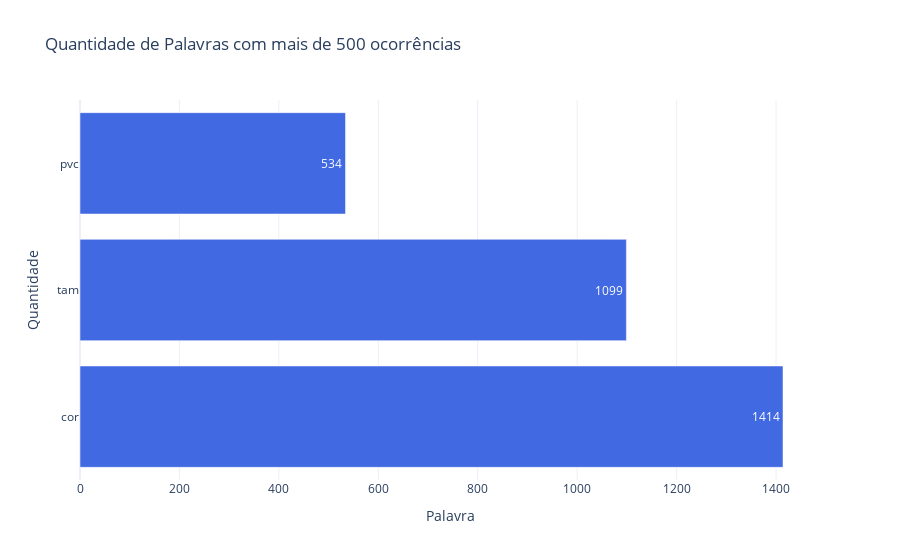
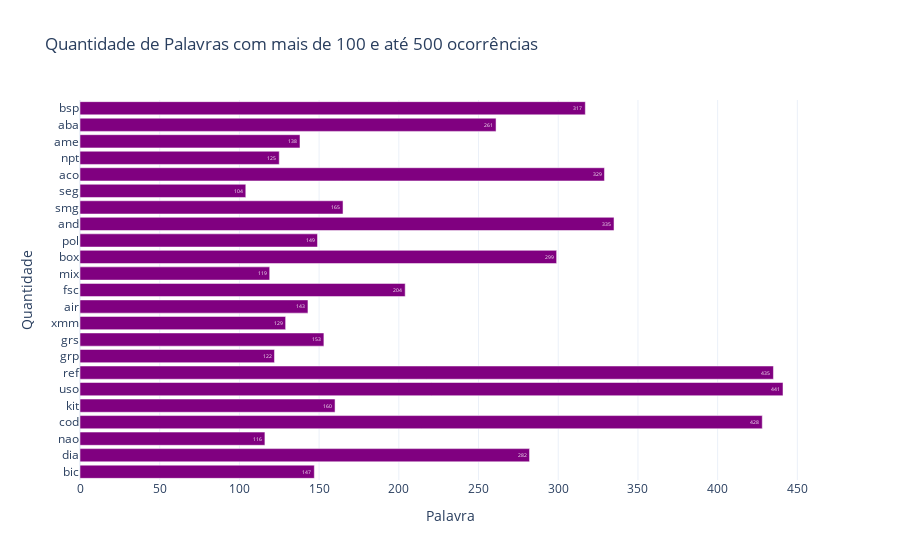
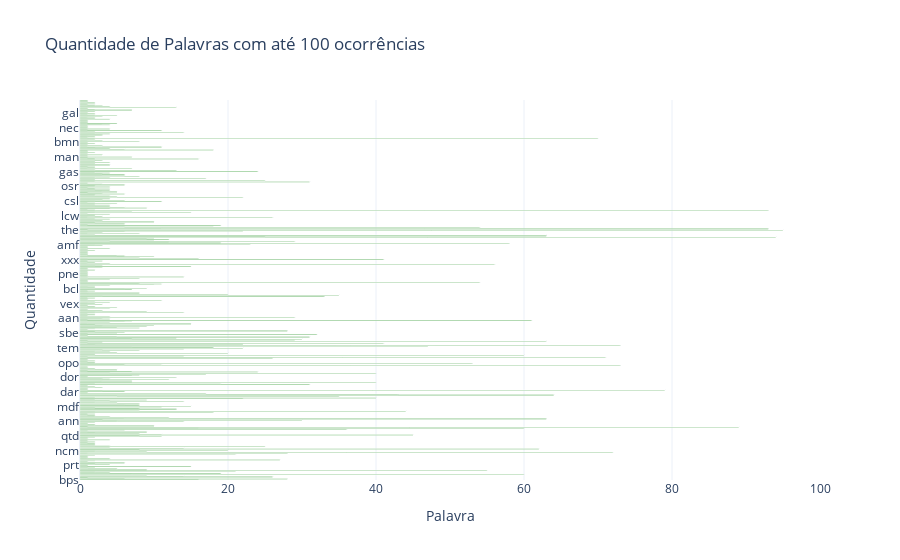

The notebook cell these images were saved under, in order:
### Code cell
df = pd.read_csv(r'data/dfPreProcessado.csv')
from collections import Counter
# Função para contar palavras de até 3 caracteres
def contar_palavras_ate_3_caracteres(texto):
    palavras = texto.lower().split()
    palavras_ate_3 = [palavra for palavra in palavras if len(palavra) == 3]
    return Counter(palavras_ate_3)


# Calcular a contagem de palavras de até 3 caracteres em todas as descrições
contagem_palavras = Counter()
for descricao in df['descricao']:
    contagem_palavras += contar_palavras_ate_3_caracteres(descricao)

# Filtrar palavras com quantidade maior que 500 ou maior que 100
palavras_maior_500 = {palavra: contagem_palavras[palavra] for palavra in contagem_palavras if contagem_palavras[palavra] > 500}
palavras_maior_100 = {palavra: contagem_palavras[palavra] for palavra in contagem_palavras if 100 < contagem_palavras[palavra] <= 500}
palavras_menor_100 = {palavra: contagem_palavras[palavra] for palavra in contagem_palavras if contagem_palavras[palavra] <= 100}

# Criar um gráfico de barras para quantidade maior que 500
fig_maior_500 = go.Figure(go.Bar(
    y=list(palavras_maior_500.keys()),
    x=list(palavras_maior_500.values()),
    text=list(palavras_maior_500.values()),
    textposition='auto',
    marker_color='royalblue',
    orientation='h',
))

fig_maior_500.update_layout(
    title='Quantidade de Palavras com mais de 500 ocorrências',
    xaxis_title='Palavra',
    yaxis_title='Quantidade',
    template='plotly_white'
)

# Criar um gráfico de barras para quantidade entre 100 e 500
fig_entre_100_e_500 = go.Figure(go.Bar(
    y=list(palavras_maior_100.keys()),
    x=list(palavras_maior_100.values()),
    text=list(palavras_maior_100.values()),
    textposition='auto',
    marker_color='purple',
    orientation='h',
))

fig_entre_100_e_500.update_layout(
    title='Quantidade de Palavras com mais de 100 e até 500 ocorrências',
    xaxis_title='Palavra',
    yaxis_title='Quantidade',
    template='plotly_white'
)

# Criar um gráfico de barras para quantidade menor que 100
fig_menor_100 = go.Figure(go.Bar(
    y=list(palavras_menor_100.keys()),
    x=list(palavras_menor_100.values()),
    text=list(palavras_menor_100.values()),
    textposition='auto',
    marker_color='green',
    orientation='h',
))

fig_menor_100.update_layout(
    title='Quantidade de Palavras com até 100 ocorrências',
    xaxis_title='Palavra',
    yaxis_title='Quantidade',
    template='plotly_white'
)

# Exibir os gráficos
fig_maior_500.show()
fig_entre_100_e_500.show()
fig_menor_100.show()

### Figure 1 — Plotly figure (JSON) as saved in the notebook; plotly's stock layout.template omitted (floating-point values rounded to 4 significant figures)
{"data": [{"marker": {"color": "royalblue"}, "orientation": "h", "text": ["1414", "1099", "534"], "textposition": "auto", "type": "bar", "x": [1414, 1099, 534], "y": ["cor", "tam", "pvc"]}], "layout": {"title": {"text": "Quantidade de Palavras com mais de 500 ocorrências"}, "xaxis": {"title": {"text": "Palavra"}}, "yaxis": {"title": {"text": "Quantidade"}}}}

### Figure 2 — Plotly figure (JSON) as saved in the notebook; plotly's stock layout.template omitted (floating-point values rounded to 4 significant figures)
{"data": [{"marker": {"color": "purple"}, "orientation": "h", "text": ["147", "282", "116", "428", "160", "441", "435", "122", "153", "129", "143", "204", "119", "299", "149", "335", "165", "104", "329", "125", "138", "261", "317"], "textposition": "auto", "type": "bar", "x": [147, 282, 116, 428, 160, 441, 435, 122, 153, 129, 143, 204, 119, 299, 149, 335, 165, 104, 329, 125, 138, 261, 317], "y": ["bic", "dia", "nao", "cod", "kit", "uso", "ref", "grp", "grs", "xmm", "air", "fsc", "mix", "box", "pol", "and", "smg", "seg", "aco", "npt", "ame", "aba", "bsp"]}], "layout": {"title": {"text": "Quantidade de Palavras com mais de 100 e até 500 ocorrências"}, "xaxis": {"title": {"text": "Palavra"}}, "yaxis": {"title": {"text": "Quantidade"}}}}

### Figure 3 — Plotly figure (JSON) as saved in the notebook; plotly's stock layout.template omitted (floating-point values rounded to 4 significant figures; data arrays with more than 128 entries replaced by an {"elided": "..."} marker saying what was removed)
{"data": [{"marker": {"color": "green"}, "orientation": "h", "text": {"elided": "544 str values"}, "textposition": "auto", "type": "bar", "x": {"elided": "544 int values"}, "y": {"elided": "544 str values"}}], "layout": {"title": {"text": "Quantidade de Palavras com até 100 ocorrências"}, "xaxis": {"title": {"text": "Palavra"}}, "yaxis": {"title": {"text": "Quantidade"}}}}
